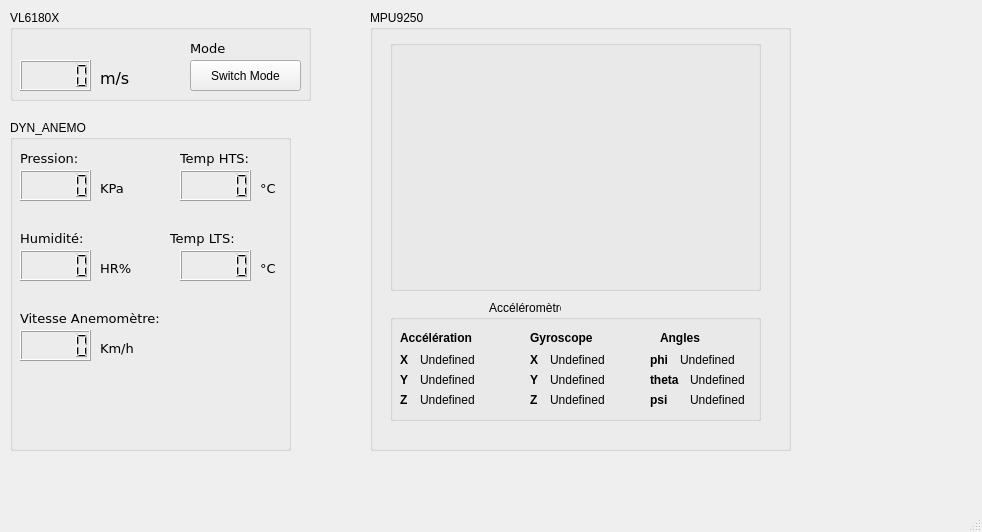
<?xml version="1.0" encoding="UTF-8"?>
<ui version="4.0">
 <class>MainWindow</class>
 <widget class="QMainWindow" name="MainWindow">
  <property name="geometry">
   <rect>
    <x>0</x>
    <y>0</y>
    <width>982</width>
    <height>532</height>
   </rect>
  </property>
  <property name="windowTitle">
   <string>MainWindow</string>
  </property>
  <widget class="QWidget" name="centralwidget">
   <widget class="QGroupBox" name="groupBox">
    <property name="geometry">
     <rect>
      <x>10</x>
      <y>10</y>
      <width>301</width>
      <height>91</height>
     </rect>
    </property>
    <property name="title">
     <string>VL6180X</string>
    </property>
    <widget class="QLCDNumber" name="display_VL6180X">
     <property name="geometry">
      <rect>
       <x>10</x>
       <y>50</y>
       <width>71</width>
       <height>31</height>
      </rect>
     </property>
    </widget>
    <widget class="QPushButton" name="bouton_switch">
     <property name="geometry">
      <rect>
       <x>180</x>
       <y>50</y>
       <width>111</width>
       <height>31</height>
      </rect>
     </property>
     <property name="text">
      <string>Switch Mode</string>
     </property>
    </widget>
    <widget class="QLabel" name="mesure_unit">
     <property name="geometry">
      <rect>
       <x>90</x>
       <y>60</y>
       <width>51</width>
       <height>17</height>
      </rect>
     </property>
     <property name="font">
      <font>
       <family>DejaVu Sans</family>
       <pointsize>12</pointsize>
      </font>
     </property>
     <property name="text">
      <string>m/s</string>
     </property>
    </widget>
    <widget class="QLabel" name="lbl_mode">
     <property name="geometry">
      <rect>
       <x>180</x>
       <y>30</y>
       <width>51</width>
       <height>17</height>
      </rect>
     </property>
     <property name="font">
      <font>
       <family>DejaVu Sans</family>
       <pointsize>10</pointsize>
      </font>
     </property>
     <property name="text">
      <string>Mode</string>
     </property>
    </widget>
   </widget>
   <widget class="QGroupBox" name="groupBox_4">
    <property name="geometry">
     <rect>
      <x>10</x>
      <y>120</y>
      <width>281</width>
      <height>331</height>
     </rect>
    </property>
    <property name="title">
     <string>DYN_ANEMO</string>
    </property>
    <widget class="QLCDNumber" name="value_pression">
     <property name="geometry">
      <rect>
       <x>10</x>
       <y>50</y>
       <width>71</width>
       <height>31</height>
      </rect>
     </property>
    </widget>
    <widget class="QLabel" name="mesure_unit_2">
     <property name="geometry">
      <rect>
       <x>10</x>
       <y>30</y>
       <width>61</width>
       <height>17</height>
      </rect>
     </property>
     <property name="font">
      <font>
       <family>DejaVu Sans</family>
       <pointsize>10</pointsize>
      </font>
     </property>
     <property name="text">
      <string>Pression:</string>
     </property>
    </widget>
    <widget class="QLabel" name="mesure_unit_3">
     <property name="geometry">
      <rect>
       <x>90</x>
       <y>60</y>
       <width>31</width>
       <height>17</height>
      </rect>
     </property>
     <property name="font">
      <font>
       <family>DejaVu Sans</family>
       <pointsize>10</pointsize>
      </font>
     </property>
     <property name="text">
      <string>KPa</string>
     </property>
    </widget>
    <widget class="QLabel" name="mesure_unit_6">
     <property name="geometry">
      <rect>
       <x>170</x>
       <y>30</y>
       <width>71</width>
       <height>17</height>
      </rect>
     </property>
     <property name="font">
      <font>
       <family>DejaVu Sans</family>
       <pointsize>10</pointsize>
      </font>
     </property>
     <property name="text">
      <string>Temp HTS:</string>
     </property>
    </widget>
    <widget class="QLCDNumber" name="value_htstemp">
     <property name="geometry">
      <rect>
       <x>170</x>
       <y>50</y>
       <width>71</width>
       <height>31</height>
      </rect>
     </property>
    </widget>
    <widget class="QLabel" name="mesure_unit_8">
     <property name="geometry">
      <rect>
       <x>250</x>
       <y>60</y>
       <width>21</width>
       <height>17</height>
      </rect>
     </property>
     <property name="font">
      <font>
       <family>DejaVu Sans</family>
       <pointsize>10</pointsize>
      </font>
     </property>
     <property name="text">
      <string>°C</string>
     </property>
    </widget>
    <widget class="QLabel" name="mesure_unit_4">
     <property name="geometry">
      <rect>
       <x>10</x>
       <y>110</y>
       <width>71</width>
       <height>17</height>
      </rect>
     </property>
     <property name="font">
      <font>
       <family>DejaVu Sans</family>
       <pointsize>10</pointsize>
      </font>
     </property>
     <property name="text">
      <string>Humidité:</string>
     </property>
    </widget>
    <widget class="QLCDNumber" name="value_humi">
     <property name="geometry">
      <rect>
       <x>10</x>
       <y>130</y>
       <width>71</width>
       <height>31</height>
      </rect>
     </property>
    </widget>
    <widget class="QLabel" name="mesure_unit_11">
     <property name="geometry">
      <rect>
       <x>90</x>
       <y>140</y>
       <width>31</width>
       <height>17</height>
      </rect>
     </property>
     <property name="font">
      <font>
       <family>DejaVu Sans</family>
       <pointsize>10</pointsize>
      </font>
     </property>
     <property name="text">
      <string>HR%</string>
     </property>
    </widget>
    <widget class="QLabel" name="mesure_unit_7">
     <property name="geometry">
      <rect>
       <x>160</x>
       <y>110</y>
       <width>71</width>
       <height>17</height>
      </rect>
     </property>
     <property name="font">
      <font>
       <family>DejaVu Sans</family>
       <pointsize>10</pointsize>
      </font>
     </property>
     <property name="text">
      <string>Temp LTS:</string>
     </property>
    </widget>
    <widget class="QLCDNumber" name="value_lpstemp">
     <property name="geometry">
      <rect>
       <x>170</x>
       <y>130</y>
       <width>71</width>
       <height>31</height>
      </rect>
     </property>
    </widget>
    <widget class="QLabel" name="mesure_unit_9">
     <property name="geometry">
      <rect>
       <x>250</x>
       <y>140</y>
       <width>21</width>
       <height>17</height>
      </rect>
     </property>
     <property name="font">
      <font>
       <family>DejaVu Sans</family>
       <pointsize>10</pointsize>
      </font>
     </property>
     <property name="text">
      <string>°C</string>
     </property>
    </widget>
    <widget class="QLabel" name="mesure_unit_5">
     <property name="geometry">
      <rect>
       <x>10</x>
       <y>190</y>
       <width>151</width>
       <height>17</height>
      </rect>
     </property>
     <property name="font">
      <font>
       <family>DejaVu Sans</family>
       <pointsize>10</pointsize>
      </font>
     </property>
     <property name="text">
      <string>Vitesse Anemomètre:</string>
     </property>
    </widget>
    <widget class="QLCDNumber" name="value_anem">
     <property name="geometry">
      <rect>
       <x>10</x>
       <y>210</y>
       <width>71</width>
       <height>31</height>
      </rect>
     </property>
    </widget>
    <widget class="QLabel" name="mesure_unit_10">
     <property name="geometry">
      <rect>
       <x>90</x>
       <y>220</y>
       <width>41</width>
       <height>17</height>
      </rect>
     </property>
     <property name="font">
      <font>
       <family>DejaVu Sans</family>
       <pointsize>10</pointsize>
      </font>
     </property>
     <property name="text">
      <string>Km/h</string>
     </property>
    </widget>
   </widget>
   <widget class="QGroupBox" name="groupBox_5">
    <property name="geometry">
     <rect>
      <x>370</x>
      <y>10</y>
      <width>421</width>
      <height>441</height>
     </rect>
    </property>
    <property name="title">
     <string>MPU9250</string>
    </property>
    <widget class="QGroupBox" name="groupBox_2">
     <property name="geometry">
      <rect>
       <x>20</x>
       <y>290</y>
       <width>371</width>
       <height>121</height>
      </rect>
     </property>
     <property name="title">
      <string>                              Accéléromètre</string>
     </property>
     <widget class="QLabel" name="label_3">
      <property name="geometry">
       <rect>
        <x>10</x>
        <y>30</y>
        <width>101</width>
        <height>16</height>
       </rect>
      </property>
      <property name="font">
       <font>
        <weight>75</weight>
        <bold>true</bold>
       </font>
      </property>
      <property name="text">
       <string>Accélération</string>
      </property>
     </widget>
     <widget class="QLabel" name="label_4">
      <property name="geometry">
       <rect>
        <x>140</x>
        <y>30</y>
        <width>101</width>
        <height>16</height>
       </rect>
      </property>
      <property name="font">
       <font>
        <weight>75</weight>
        <bold>true</bold>
       </font>
      </property>
      <property name="text">
       <string>Gyroscope</string>
      </property>
     </widget>
     <widget class="QLabel" name="lblMPAccX">
      <property name="geometry">
       <rect>
        <x>30</x>
        <y>50</y>
        <width>191</width>
        <height>20</height>
       </rect>
      </property>
      <property name="text">
       <string>Undefined</string>
      </property>
     </widget>
     <widget class="QLabel" name="lblMPAccY">
      <property name="geometry">
       <rect>
        <x>30</x>
        <y>70</y>
        <width>191</width>
        <height>20</height>
       </rect>
      </property>
      <property name="text">
       <string>Undefined</string>
      </property>
     </widget>
     <widget class="QLabel" name="label_5">
      <property name="geometry">
       <rect>
        <x>10</x>
        <y>50</y>
        <width>16</width>
        <height>20</height>
       </rect>
      </property>
      <property name="font">
       <font>
        <weight>75</weight>
        <bold>true</bold>
       </font>
      </property>
      <property name="text">
       <string>X</string>
      </property>
      <property name="wordWrap">
       <bool>true</bool>
      </property>
      <property name="buddy">
       <cstring></cstring>
      </property>
     </widget>
     <widget class="QLabel" name="lblMPAccZ">
      <property name="geometry">
       <rect>
        <x>30</x>
        <y>90</y>
        <width>191</width>
        <height>20</height>
       </rect>
      </property>
      <property name="text">
       <string>Undefined</string>
      </property>
     </widget>
     <widget class="QLabel" name="label_6">
      <property name="geometry">
       <rect>
        <x>10</x>
        <y>70</y>
        <width>16</width>
        <height>20</height>
       </rect>
      </property>
      <property name="font">
       <font>
        <weight>75</weight>
        <bold>true</bold>
       </font>
      </property>
      <property name="text">
       <string>Y</string>
      </property>
      <property name="wordWrap">
       <bool>true</bool>
      </property>
      <property name="buddy">
       <cstring></cstring>
      </property>
     </widget>
     <widget class="QLabel" name="label_8">
      <property name="geometry">
       <rect>
        <x>10</x>
        <y>90</y>
        <width>16</width>
        <height>20</height>
       </rect>
      </property>
      <property name="font">
       <font>
        <weight>75</weight>
        <bold>true</bold>
       </font>
      </property>
      <property name="text">
       <string>Z</string>
      </property>
      <property name="wordWrap">
       <bool>true</bool>
      </property>
      <property name="buddy">
       <cstring></cstring>
      </property>
     </widget>
     <widget class="QLabel" name="lblMPGyrX">
      <property name="geometry">
       <rect>
        <x>160</x>
        <y>50</y>
        <width>191</width>
        <height>20</height>
       </rect>
      </property>
      <property name="text">
       <string>Undefined</string>
      </property>
     </widget>
     <widget class="QLabel" name="lblMPGyrY">
      <property name="geometry">
       <rect>
        <x>160</x>
        <y>70</y>
        <width>191</width>
        <height>20</height>
       </rect>
      </property>
      <property name="text">
       <string>Undefined</string>
      </property>
     </widget>
     <widget class="QLabel" name="lblMPGyrZ">
      <property name="geometry">
       <rect>
        <x>160</x>
        <y>90</y>
        <width>191</width>
        <height>20</height>
       </rect>
      </property>
      <property name="text">
       <string>Undefined</string>
      </property>
     </widget>
     <widget class="QLabel" name="label_9">
      <property name="geometry">
       <rect>
        <x>140</x>
        <y>90</y>
        <width>16</width>
        <height>20</height>
       </rect>
      </property>
      <property name="font">
       <font>
        <weight>75</weight>
        <bold>true</bold>
       </font>
      </property>
      <property name="text">
       <string>Z</string>
      </property>
      <property name="wordWrap">
       <bool>true</bool>
      </property>
      <property name="buddy">
       <cstring></cstring>
      </property>
     </widget>
     <widget class="QLabel" name="label_7">
      <property name="geometry">
       <rect>
        <x>140</x>
        <y>70</y>
        <width>16</width>
        <height>20</height>
       </rect>
      </property>
      <property name="font">
       <font>
        <weight>75</weight>
        <bold>true</bold>
       </font>
      </property>
      <property name="text">
       <string>Y</string>
      </property>
      <property name="wordWrap">
       <bool>true</bool>
      </property>
      <property name="buddy">
       <cstring></cstring>
      </property>
     </widget>
     <widget class="QLabel" name="label_10">
      <property name="geometry">
       <rect>
        <x>140</x>
        <y>50</y>
        <width>16</width>
        <height>20</height>
       </rect>
      </property>
      <property name="font">
       <font>
        <weight>75</weight>
        <bold>true</bold>
       </font>
      </property>
      <property name="text">
       <string>X</string>
      </property>
      <property name="wordWrap">
       <bool>true</bool>
      </property>
      <property name="buddy">
       <cstring></cstring>
      </property>
     </widget>
     <widget class="QLabel" name="label_11">
      <property name="geometry">
       <rect>
        <x>270</x>
        <y>30</y>
        <width>81</width>
        <height>16</height>
       </rect>
      </property>
      <property name="font">
       <font>
        <weight>75</weight>
        <bold>true</bold>
       </font>
      </property>
      <property name="text">
       <string>Angles</string>
      </property>
     </widget>
     <widget class="QLabel" name="label_12">
      <property name="geometry">
       <rect>
        <x>260</x>
        <y>90</y>
        <width>31</width>
        <height>20</height>
       </rect>
      </property>
      <property name="font">
       <font>
        <weight>75</weight>
        <bold>true</bold>
       </font>
      </property>
      <property name="text">
       <string>psi</string>
      </property>
      <property name="wordWrap">
       <bool>true</bool>
      </property>
      <property name="buddy">
       <cstring></cstring>
      </property>
     </widget>
     <widget class="QLabel" name="label_13">
      <property name="geometry">
       <rect>
        <x>260</x>
        <y>50</y>
        <width>31</width>
        <height>20</height>
       </rect>
      </property>
      <property name="font">
       <font>
        <weight>75</weight>
        <bold>true</bold>
       </font>
      </property>
      <property name="text">
       <string>phi</string>
      </property>
      <property name="wordWrap">
       <bool>true</bool>
      </property>
      <property name="buddy">
       <cstring></cstring>
      </property>
     </widget>
     <widget class="QLabel" name="label_14">
      <property name="geometry">
       <rect>
        <x>260</x>
        <y>70</y>
        <width>41</width>
        <height>20</height>
       </rect>
      </property>
      <property name="font">
       <font>
        <weight>75</weight>
        <bold>true</bold>
       </font>
      </property>
      <property name="text">
       <string>theta</string>
      </property>
      <property name="wordWrap">
       <bool>true</bool>
      </property>
      <property name="buddy">
       <cstring></cstring>
      </property>
     </widget>
     <widget class="QLabel" name="lblMPphi">
      <property name="geometry">
       <rect>
        <x>290</x>
        <y>50</y>
        <width>101</width>
        <height>20</height>
       </rect>
      </property>
      <property name="text">
       <string>Undefined</string>
      </property>
     </widget>
     <widget class="QLabel" name="lblMPpsi">
      <property name="geometry">
       <rect>
        <x>300</x>
        <y>90</y>
        <width>91</width>
        <height>20</height>
       </rect>
      </property>
      <property name="text">
       <string>Undefined</string>
      </property>
     </widget>
     <widget class="QLabel" name="lblMPtheta">
      <property name="geometry">
       <rect>
        <x>300</x>
        <y>70</y>
        <width>91</width>
        <height>20</height>
       </rect>
      </property>
      <property name="text">
       <string>Undefined</string>
      </property>
     </widget>
    </widget>
    <widget class="QGroupBox" name="groupBox_3">
     <property name="geometry">
      <rect>
       <x>20</x>
       <y>30</y>
       <width>371</width>
       <height>251</height>
      </rect>
     </property>
     <property name="title">
      <string/>
     </property>
     <widget class="QWidget" name="glW" native="true">
      <property name="geometry">
       <rect>
        <x>10</x>
        <y>30</y>
        <width>351</width>
        <height>201</height>
       </rect>
      </property>
      <widget class="QWidget" name="gridLayoutWidget">
       <property name="geometry">
        <rect>
         <x>10</x>
         <y>0</y>
         <width>331</width>
         <height>191</height>
        </rect>
       </property>
       <layout class="QGridLayout" name="glMP"/>
      </widget>
     </widget>
    </widget>
   </widget>
  </widget>
  <widget class="QMenuBar" name="menubar">
   <property name="geometry">
    <rect>
     <x>0</x>
     <y>0</y>
     <width>982</width>
     <height>22</height>
    </rect>
   </property>
  </widget>
  <widget class="QStatusBar" name="statusbar"/>
 </widget>
 <resources/>
 <connections/>
</ui>
